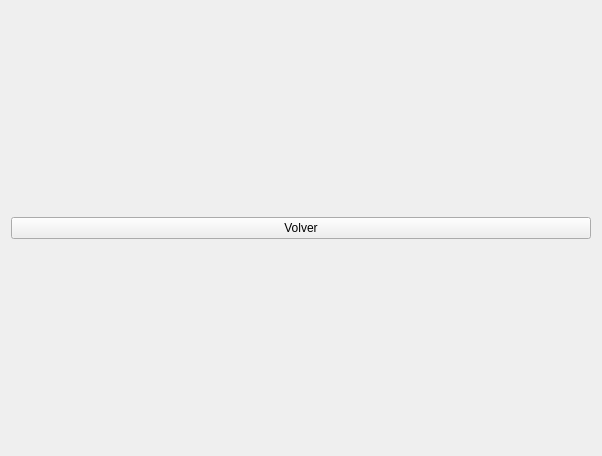
<?xml version="1.0" encoding="UTF-8"?>
<ui version="4.0">
 <class>Ventana</class>
 <widget class="QWidget" name="Ventana">
  <property name="geometry">
   <rect>
    <x>0</x>
    <y>0</y>
    <width>602</width>
    <height>456</height>
   </rect>
  </property>
  <property name="windowTitle">
   <string>Form</string>
  </property>
  <layout class="QGridLayout" name="gridLayout">
   <item row="0" column="0">
    <widget class="QPushButton" name="pbVolver">
     <property name="text">
      <string>Volver</string>
     </property>
    </widget>
   </item>
  </layout>
 </widget>
 <resources/>
 <connections/>
</ui>
